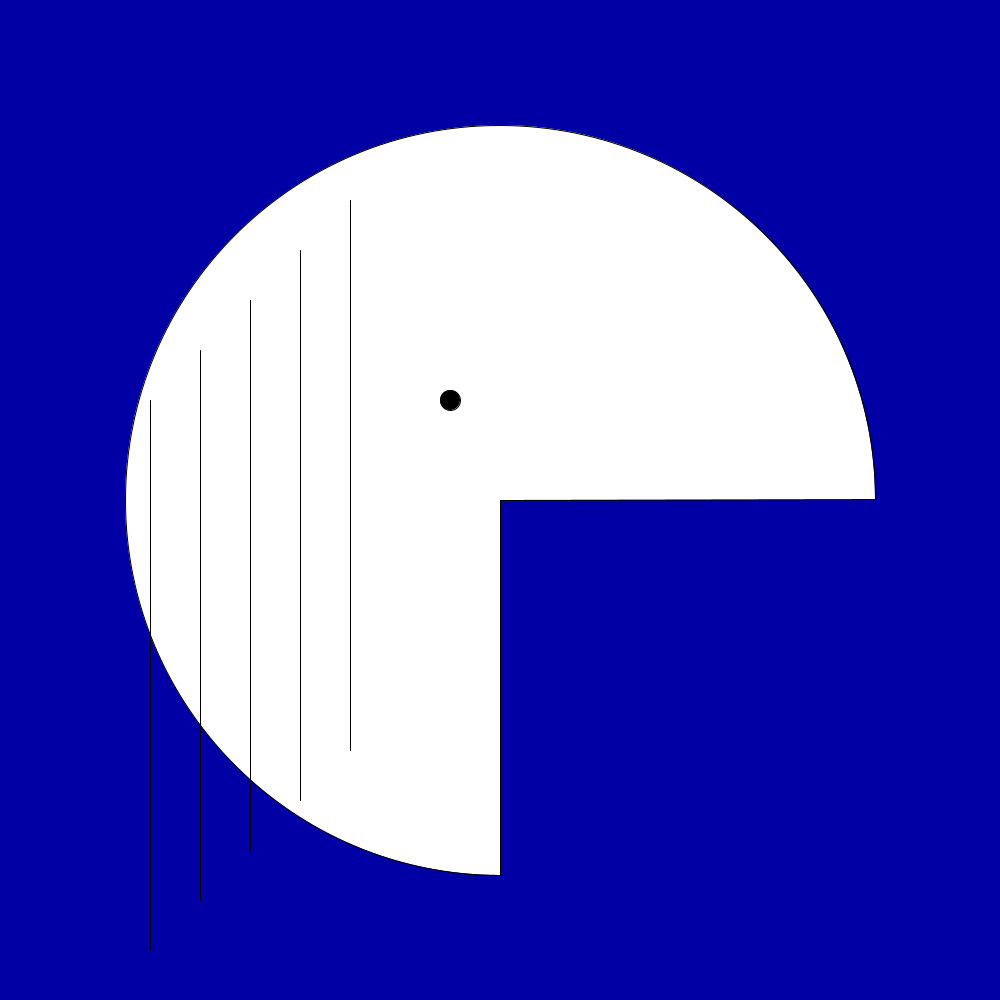
Frame 1 (no input)
Frame 60 (the mouse pressed at the canvas centre just before this capture): identical to frame 1, image omitted
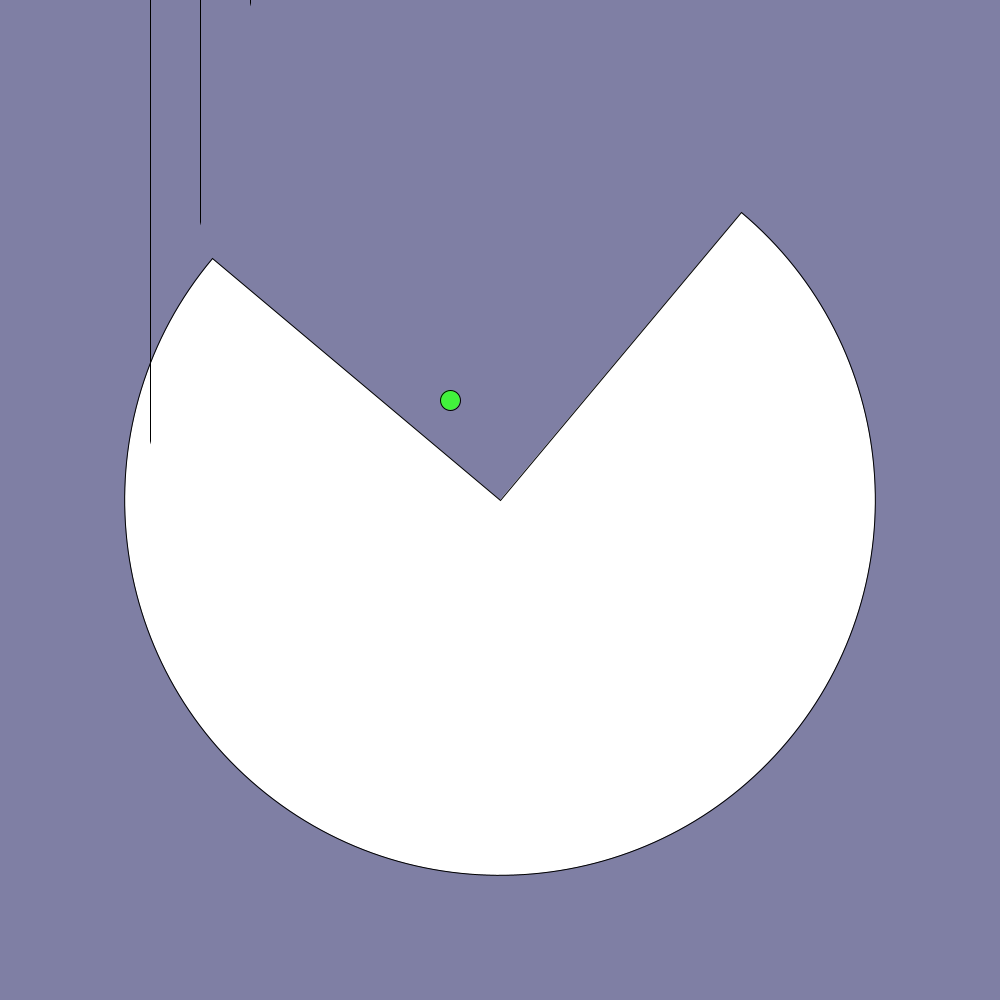
Frame 120 (the mouse held since frame 60 and released just before this capture)

The Processing sketch that drew these frames (run headless with seeded random() and noise(); from frame 60 on, the mouse is pressed at the canvas centre):

// Processing sketch: week2_homework
// ── week2_homework.pde
//witch face: head,eye,hair
// head - arc, 3/4 of cirle, bottom right missing
// eye - small ellipse
// hair - parrallel vertical lines to the left of eye
float mid;
float eyeX;
float eyeY;
float eyeSize;
float arcSize;
float bgSize;
float eyeR;
float eyeG;
float eyeB;
float lineX;
float lineAY;
float lineBY;
float bgR;
float bgG;
float bgB;

void setup () {
//how do I make a random int
  size (1000,1000);
  mid = width*.5;
  arcSize = width*.75;
  eyeX = width*.45;
  eyeY = width*.4;
  eyeSize = width*.02;
  eyeR = 0;
  eyeG = 0;
  eyeB = 0;
   println(eyeX, eyeY);
  lineX = width*.35;
  lineAY = width*.2;
  lineBY = width*.75;
  bgB = random(0,255);
}

void draw () {
  
  float bgR = map(mouseX, 0, width, 0, 255);
  float bgG = map(mouseY, 0, width, 0, 255);
  background(bgR, bgG, bgB);
  
  pushMatrix();
    translate(mid,mid);
    rotate(radians(-mouseX));
    fill(255);
    arc (0, 0, arcSize, arcSize, HALF_PI, TWO_PI, PIE);
  popMatrix();
  
  pushMatrix();
    translate(eyeX,eyeY);
    fill(eyeR,eyeG,eyeB);
    ellipse(0, 0, eyeSize, eyeSize); 
  popMatrix();
  
  pushMatrix();
    shearY(mouseX*.01);
    line(lineX, lineAY, lineX, lineBY);
    line(lineX-width*.05, lineAY+width*.05, lineX-width*.05, lineBY+width*.05);
    line(lineX-width*.1, lineAY+width*.1, lineX-width*.1, lineBY+width*.1);
    line(lineX-width*.15, lineAY+width*.15, lineX-width*.15, lineBY+width*.15);
    line(lineX-width*.2, lineAY+width*.2, lineX-width*.2, lineBY+width*.2);
  popMatrix();
}

void mousePressed() {
   eyeR = random(0,255);
   eyeG = random(0,255);
   eyeB = random(0,255);
}

void keyPressed(){
  if(key == CODED){
    if(keyCode == UP){
      eyeSize += 10;
      //size ++  size += 1 size = size+1
    }
    if(keyCode == DOWN){
      eyeSize -= 10 ;
    }
  }
}
